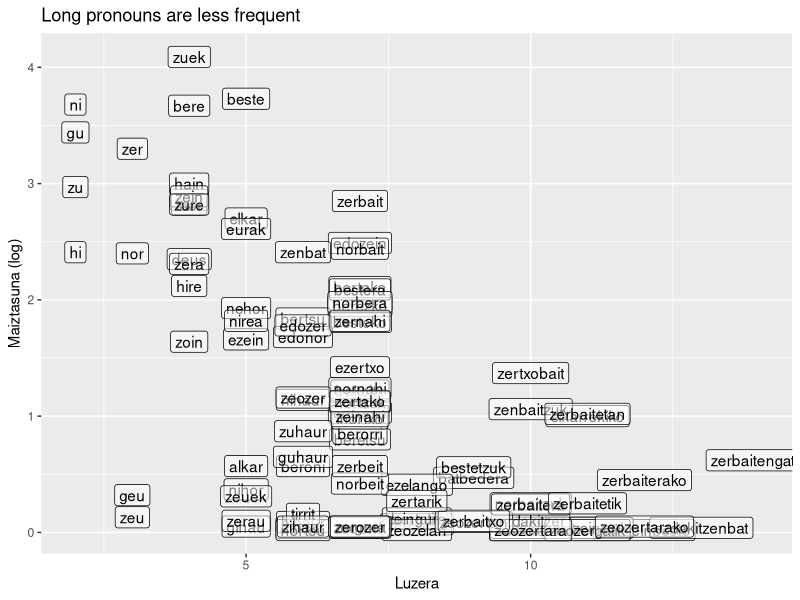
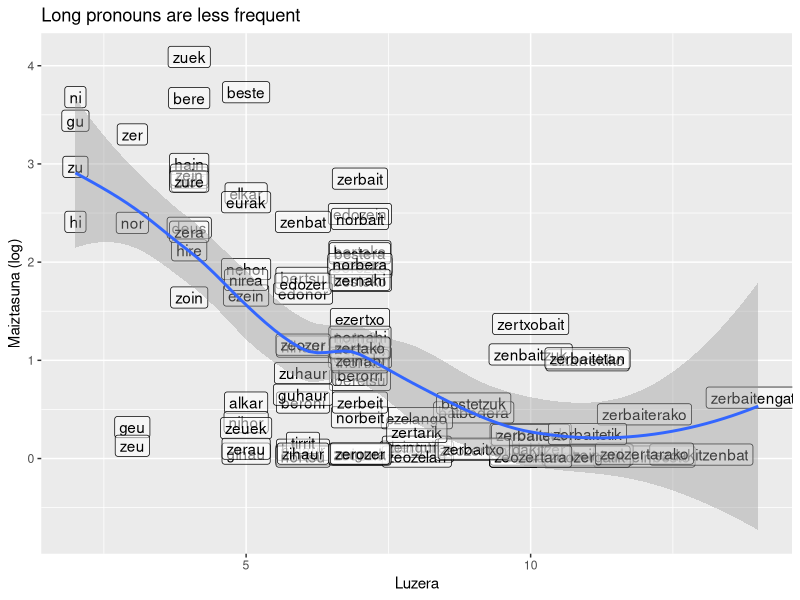
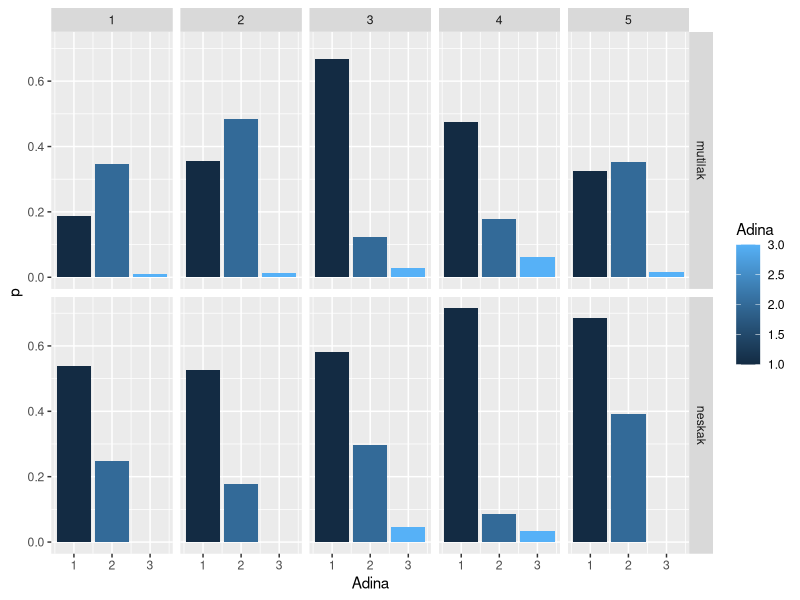
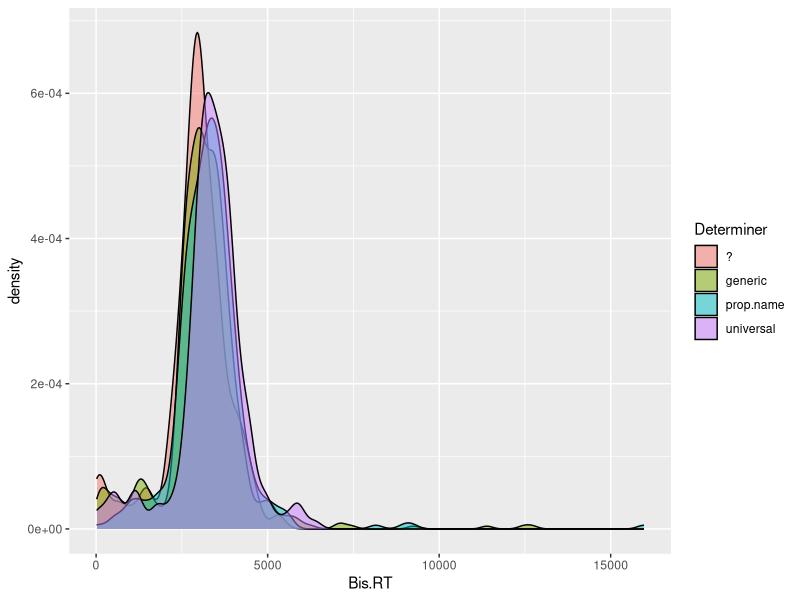
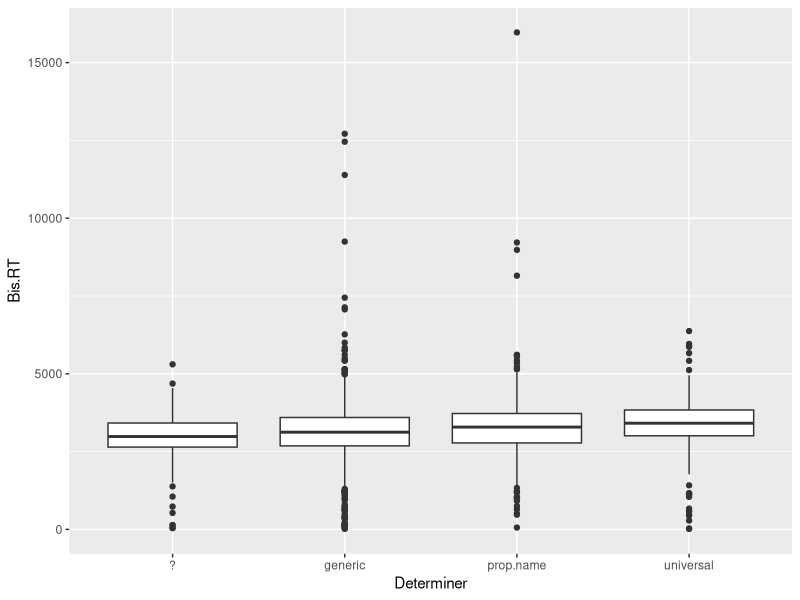
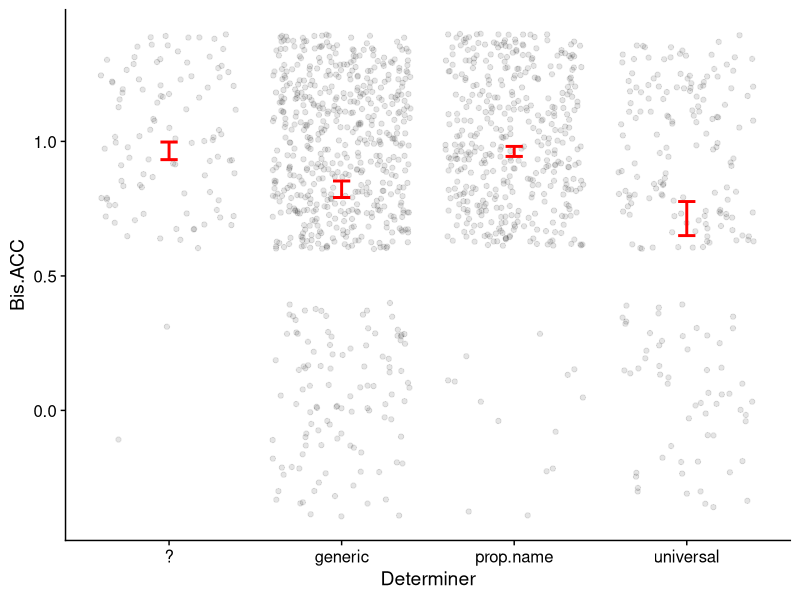
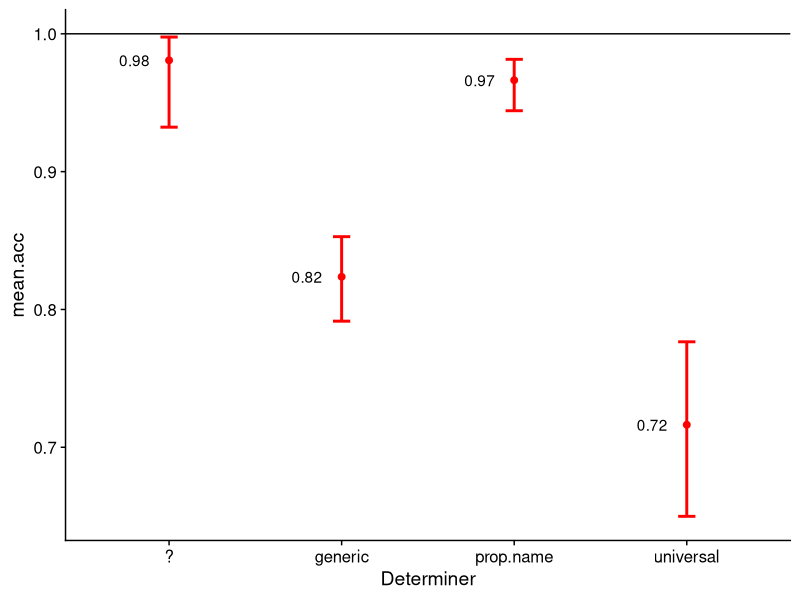
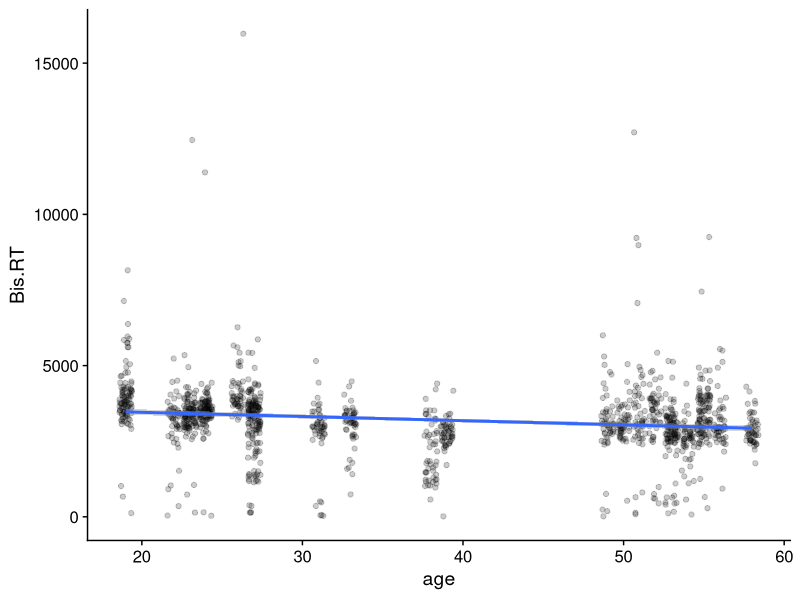

Write R code to recreate these figures, in order.

#--------------------------------------------------------------
# global
#--------------------------------------------------------------

# remove previous objects from workspace
rm(list=ls())

# load libraries
library("tidyverse")
library("readxl")

#--------------------------------------------------------------
# today
#--------------------------------------------------------------

# data:
# 1. word frequencies (EHME corpus)
# 2. sociolinguistic data (Alexi esker)
# 3. semantics, reaction times (Martari esker)

# topics:
# 1. stats: run and understand regressions
# 2. tidy data: group_by, mutate
# 3. how to join dataframes
# 4. plots: facets, colours

#--------------------------------------------------------------
# read and write data
#--------------------------------------------------------------

# set your working directory by using the setwd() function, or e.g. by clicking:
# Session > Set Working Directory > To Source File Location

# when writing the path to a file, two dots (..) take you to a parent folder (= previous folder, one level up).
ehme <- read_csv("../data/ehme.csv")

# if you haven't installed or loaded the package tidyverse, you can read the file using:
# d <- read.csv("../data/ehme.csv")

# Q: how do we save a dataframe from R into the computer?
# --> save all the pronouns into a separate file. extra: ordered by frequency.
pronouns <- filter(ehme, pos == "izr")
write_csv(pronouns, "../data/besteizenbat.csv")

#--------------------------------------------------------------
# word length and frequency: plot and regression
#--------------------------------------------------------------

pronouns <- filter(ehme, pos == "izr")

# plot from previous session
ggplot(pronouns) +
  geom_label(aes(x = lemmalength, y = ehme_log, label = lemma), alpha = 0.5) +
  xlab("Luzera") +
  ylab("Maiztasuna (log)") +
  ggtitle("Long pronouns are less frequent")

# quick stats preview: lm() for simple linear regression:
# the equation y ~ x means: response ~ predictor(s) means: does predictor x explain response y?
# are longer words less frequent? does word length explain word frequency?
freq_model <- lm(ehme_log ~ lemmalength, pronouns)
summary(freq_model)

# let's visualise the model:
ggplot(pronouns) +
  geom_label(aes(x = lemmalength, y = ehme_log, label = lemma), alpha = 0.5) +
  xlab("Luzera") +
  ylab("Maiztasuna (log)") +
  ggtitle("Long pronouns are less frequent") +
  geom_smooth(aes(x = lemmalength, y = ehme_log))

#--------------------------------------------------------------
# sociophonetics in Garazi
#--------------------------------------------------------------

# data kindly provided by: Alex Artzelus
garazi <- read_csv('../data/garazi_alldata.csv')

#--------------------------------------------------------------
# pipes, group_by, mutate
#--------------------------------------------------------------

# overview of the data
count(garazi, feature, sort = T)
count(garazi, Herria)

# %>% ceci n'est pas une pipe:
# welcome the pipe (%>%), write readable code on the fly.
# a pipe (%>%) passes the object on left hand side as first argument of function on righthand side.
# x %>% f(y) is the same as f(x, y)
# shortcut = ctrl + shift + m
mean(c(3,4,5))
c(3,4,5) %>% mean()



# what is the distribution of a given feature within a given group of speakers?
# filter one feature (e.g. word-initial aspiration: h hasieran)
# group by location and/or age and/or gender
# check response count for each group
# add proportion within each group (use mutate() to add extra columns)
# arrange by proportion

garazi %>% 
  filter(feature == "h hasieran") %>% 
  group_by(Herria, Generoa, Adina) %>%
  count(Erantzuna) %>% 
  mutate(proportion = n/sum(n))

print("hello")
"hello" %>% print()



garazi_h <- garazi %>% 
  filter(feature == "h hasieran") %>% 
  group_by(Herria, Adina, Generoa) %>% 
  count(Erantzuna) %>% 
  mutate(p = n/sum(n)) %>% 
  ungroup() %>% 
  filter(Erantzuna == 'h') %>%
  arrange(p)

garazi_h %>% 
  mutate(Generoa = recode(Generoa, 'neskak', 'mutilak')) %>% 
  ggplot() +
  geom_col(aes(x = Adina, y = p, fill = Adina), position = position_dodge()) + 
  facet_grid(Generoa ~ Herria)

#--------------------------------------------------------------
# generics and RT (reaction times)
#--------------------------------------------------------------

# data kindly provided by: Marta Ponciano
generics <- read_tsv("../data/generics_adults_response.txt")

# data as exported from E-Prime.
# too many columns; select a handful.
# also: filter out training trials
test.trials <- generics %>%
  select(Subject, Trial, Determiner, Bis.ACC, Bis.CRESP, Bis.RESP, Bis.RT) %>% 
  filter()

# does experimental condition (Determiner) affect RT?
# analyse visually:
test.trials %>% 
  ggplot() +
  geom_density(aes(x = Bis.RT, fill = Determiner), alpha = 0.5)

test.trials %>% 
  ggplot() +
  geom_boxplot(aes(x = Determiner, y = Bis.RT))

#--------------------------------------------------------------
# side note: how to tweak plots. check out:
# https://ggplot2.tidyverse.org/reference/ggtheme.html
# and
# https://ggplot2.tidyverse.org/reference/theme.html
# and
# https://cran.r-project.org/web/packages/cowplot/vignettes/introduction.html
library(cowplot)
theme_set(theme_cowplot())
# theme_set(theme_bw() + theme(strip.background = element_blank()))
#--------------------------------------------------------------

# does experimental condition (Determiner) affect RT?
# analyse statistically:
model_rt <- lm(Bis.RT ~ Determiner, data = test.trials)
summary(model_rt)

# confidence intervals for binomial (proportion) data
library(epitools)
acc.ci <- test.trials %>% 
  group_by(Determiner) %>% 
  count(Bis.ACC) %>% 
  mutate(total = sum(n)) %>% 
  ungroup() %>%
  filter(Bis.ACC == 1) %>% 
  mutate(mean.acc = n/total,
         lower.ci = binom.exact(n, total, .95)$lower,
         upper.ci = binom.exact(n, total, .95)$upper)

# does experimental condition (Determiner) affect accuracy?
# analyse visually:
test.trials %>% 
  ggplot() +
  aes(x = Determiner, y = Bis.ACC) +
  geom_jitter(alpha = 0.1) +
  geom_errorbar(aes(ymin=lower.ci, ymax=upper.ci),
                size = 1, width=.1, colour = 'red', data = acc.ci)

acc.ci %>% 
  ggplot() +
  aes(x = Determiner) +
  geom_errorbar(aes(ymin=lower.ci, ymax=upper.ci),
                size = 1, width=.1, colour = 'red') +
  geom_point(aes(y = mean.acc), colour = 'red', size = 2) +
  geom_text(aes(y = mean.acc, label = round(mean.acc, 2)), position = position_nudge(x = -.2)) +
  geom_hline(yintercept = 1)

# does experimental condition (Determiner) affect accuracy?
# analyse statistically:
model_acc <- glm(Bis.ACC ~ Determiner, test.trials, family = "binomial")
summary(model_acc)

#--------------------------------------------------------------
# explore participants' background variables
#--------------------------------------------------------------

# load participant data
participants <- read_xlsx("../data/generics_adults_participants.xlsx") 

# how to join dataframes (ensure there's at leas 1 column in common)
trials <- test.trials %>% 
  mutate(Participant_ID = paste(Subject, "_1", sep = "")) %>% 
  left_join(participants) %>% 
  rename(age = Edad.años)

# does participant age affect RT?
# visualise relation between age and RT
trials %>% 
  ggplot() +
  aes(x = age, y = Bis.RT) +
  geom_jitter(alpha = 0.2) +
  geom_smooth(method = "lm")

# is it robust?
lm(Bis.RT ~ age, trials) %>% summary()

#--------------------------------------------------------------
# next?
#--------------------------------------------------------------

# why the regressions we did today are wrong
# stats: more on regressions (+ random effects)
